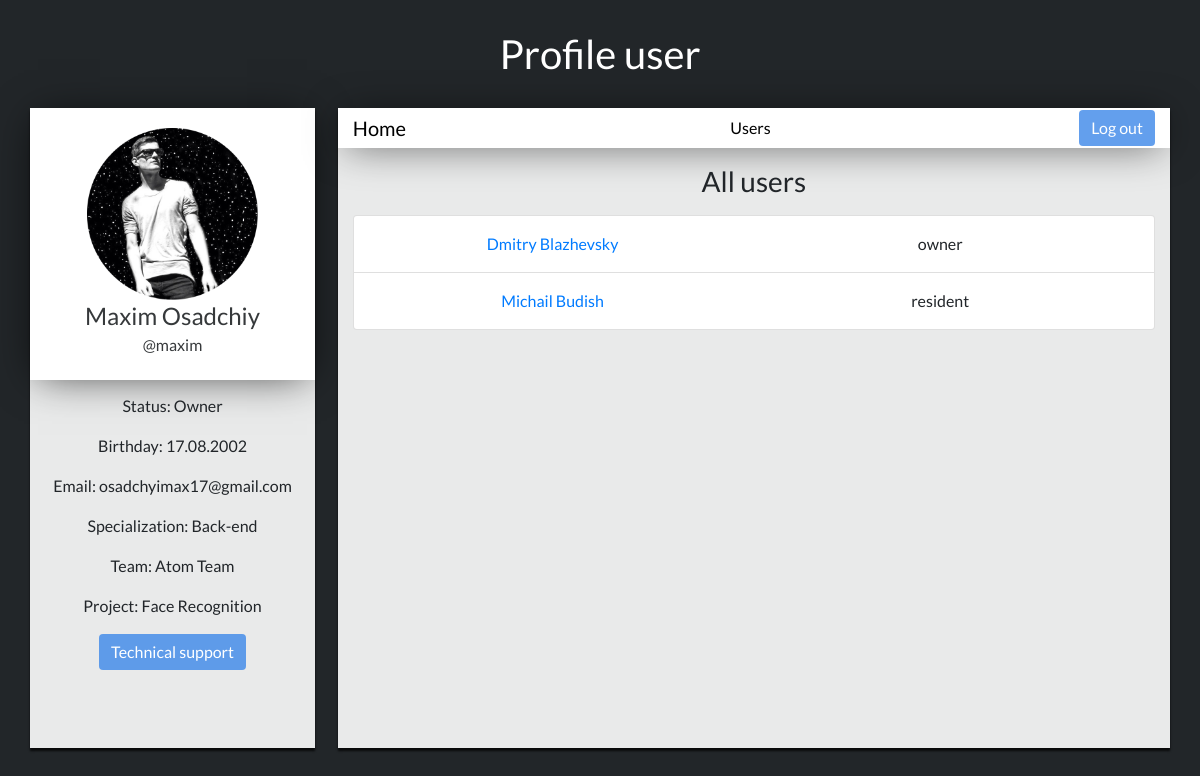
The app's page /users-user, older data.
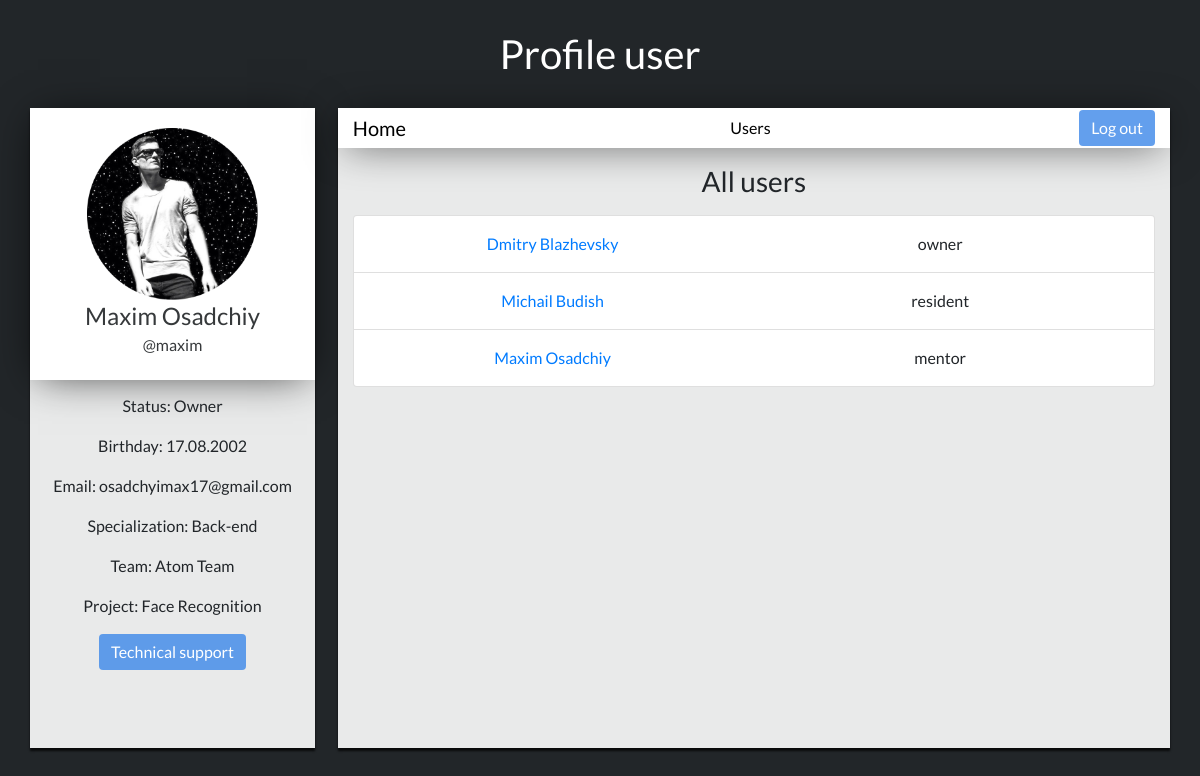
The same page, newer data.
### login/models.py (models this page shows, shortened)
class User(models.Model):
    superuser = models.IntegerField(default=None)
    name = models.CharField(max_length=30)
    surname = models.CharField(max_length=30)
    username = models.CharField(max_length=30)
    password = models.CharField(max_length=150)
    status = models.CharField(max_length=15)
    birth_date = models.DateTimeField()
    email = models.EmailField(max_length=30, null=True)
    specialization = models.CharField(max_length=30)
    team = models.CharField(max_length=50)
    project = models.CharField(max_length=50)
    last_seen = models.DateTimeField(auto_now=True)
    profile_photo = models.ImageField(upload_to='profile_photos')

### login/views.py (the view)
# urls.py: path('users-user', views.list_users_user, name='users_user'),
def list_users_user(request):
    residents = User.objects.filter(status='resident').count()
    mentors = User.objects.filter(status='mentor').count()
    owners = User.objects.filter(status='owner').count()
    users_list = User.objects.all()
    return render(request, 'users-user/index.html', {'list_users': users_list,'residents': residents,'mentors': mentors,'owners': owners})

### login/templates/users-user/index.html (shortened to what this page needs)
{% extends 'index-user-base.html' %}
{% block info_user %}
{% load staticfiles %}
<link rel="stylesheet" media="all" href="{% static 'css/home-user.css' %}" type="text/css">
<link rel="stylesheet" media="all" href="{% static 'css/base.css' %}" type="text/css">
    <div>
        {% if list_residents %}
            <h3 class="list-text">Residents List</h3>
        {% elif list_mentors %}
            <h3 class="list-text">Mentors List</h3>
        {% elif list_owners %}
            <h3 class="list-text">Owners List</h3>
        {% elif list_users %}
            <h3 class="list-text">All users</h3>
        {% endif %}
        <div class="container">
            <div class="row" style="padding: 5%;padding-top: 0;padding-left:0;padding-right:0;">
              <div class="col">
                <div class="userjoin-block">
                    <ul class="list-group">
                        {% for item in list_users %}
                            <li class="list-group-item">
                                <div class="container list-group">
                                    <div class="row">
                                        <div class="col-sm">
                                                <a href="/user-users/{{ item.id }}"><p style="text-align:center;margin: 0;line-height: 2;">{{ item.name }} {{ item.surname }}</p></a>
                                        </div>
                                        <div class="col-sm">
                                            <p class="list-text" style="text-align:center;margin: 0;line-height: 2;">{{item.status}}</p>
                                        </div>
                                    </div>
                                </div>
                            </li>
                        {% endfor %}
                    </ul>
                </div>
            </div>
        </div>
    </div>
    </div>
{% endblock %}

Row changes from the older to the newer data that the page shows:
added User: name "Maxim", surname "Osadchiy", status "mentor"
